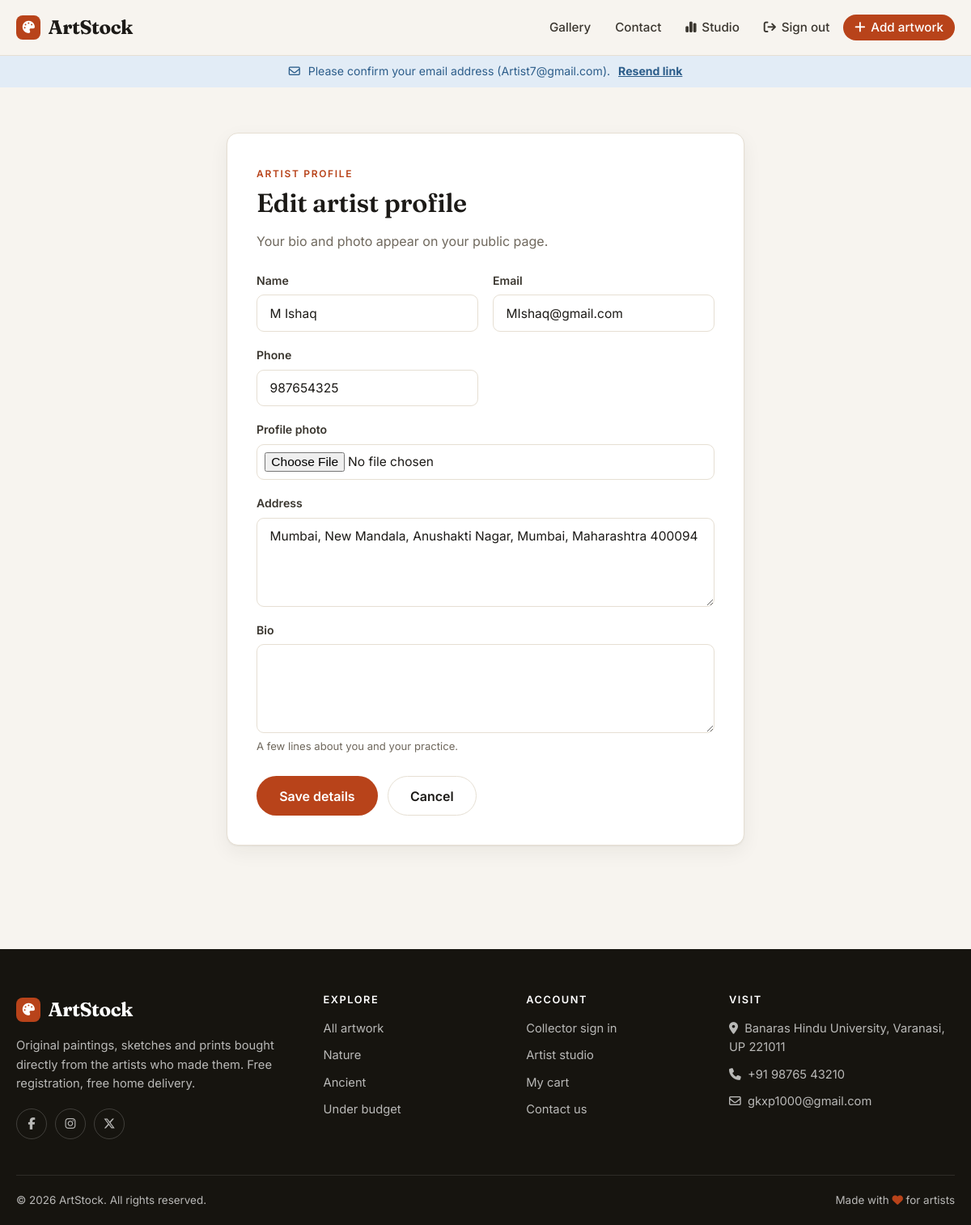
The page /artist/update/10 (signed in) on the database its author committed.
### stock/models.py (models this page shows, shortened)
class User(AbstractUser):
	is_customer = models.BooleanField(default=False)
	is_artist = models.BooleanField(default=False)
	email_verified = models.BooleanField(default=False)

class Artist(models.Model):
	user = models.OneToOneField(settings.AUTH_USER_MODEL, on_delete=models.CASCADE)
	name = models.CharField(max_length=50, blank=False)
	email = models.EmailField(max_length=254, blank=False)
	phone = models.CharField(max_length=15)
	address = models.TextField()
	date = models.DateField(default=datetime.date.today)
	bio = models.TextField(blank=True, help_text='A few lines about you and your practice.')
	photo = models.ImageField(upload_to='artists/', blank=True)

### stock/views.py (the view)
# urls.py: path('artist/update/<int:id>', views.updateartist, name='aupdate'),
@artist_required
def updateartist(request, id=None):
    form = ArtistForm(request.POST or None, request.FILES or None, instance=request.user.artist)
    if request.method == 'POST' and form.is_valid():
        form.save()
        messages.success(request, 'Profile updated.')
        return redirect('aprofile')
    return render(request, 'artist_profile_form.html', {'form': form, 'title': 'Edit artist profile',
                                                        'subtitle': 'Your bio and photo appear on your public page.'})

### stock/forms.py
class ArtistForm(StyledFormMixin, forms.ModelForm):
	class Meta:
		model = Artist
		fields = ['name', 'email', 'phone', 'photo', 'address', 'bio']
		labels = {'photo': 'Profile photo'}
		widgets = {
			'address': forms.Textarea(attrs={'rows': 3}),
			'bio': forms.Textarea(attrs={'rows': 4}),
		}

### stock/context_processors.py (called while the page is built)
def cart_count(request):
	user = getattr(request, 'user', None)
	if not user or not user.is_authenticated or not user.is_customer:
		return {'cart_count': 0}
	customer = getattr(user, 'customer', None)
	if customer is None:
		return {'cart_count': 0}
	return {'cart_count': Order.objects.filter(orderedBy=customer, status=Order.ORDER_STATE_WAITING).count()}

### stock/views.py (called while the page is built)
def artist_required(view):
    @wraps(view)
    def wrapper(request, *args, **kwargs):
        user = request.user
        if not user.is_authenticated:
            return _redirect_to_login(request, 'login_artist', 'Please sign in as an artist to continue.')
        if not user.is_artist:
            messages.error(request, 'That page is only for artist accounts.')
            return redirect('index')
        if not hasattr(user, 'artist'):
            messages.info(request, 'Complete your artist profile first.')
            return redirect('acreate')
        return view(request, *args, **kwargs)
    return wrapper

### stock/template/artist_profile_form.html
{% extends 'profileform.html' %}
{% block eyebrow %}Artist profile{% endblock eyebrow %}
{% block cancel_url %}{% if user.artist %}{% url 'aprofile' %}{% else %}{% url 'index' %}{% endif %}{% endblock cancel_url %}

### stock/template/built.html (shortened to what this page needs)
{% load static %}<!doctype html>
<html lang="en">
<head>
  <link rel="stylesheet" href="https://cdnjs.cloudflare.com/ajax/libs/font-awesome/6.5.2/css/all.min.css">
  <link rel="stylesheet" href="{% static 'css/artstock.css' %}">
</head>
<body>
  <header class="nav">
    <div class="container nav-inner">
      <a href="{% url 'index' %}" class="brand"><span class="brand-mark"><i class="fa-solid fa-palette"></i></span>ArtStock</a>
      {% with url_name=request.resolver_match.url_name %}
      <ul class="nav-links" id="navLinks">
        <li><a href="{% url 'index' %}" class="{% if url_name == 'index' %}active{% endif %}">Gallery</a></li>
        <li><a href="{% url 'ContactUs' %}" class="{% if url_name == 'ContactUs' %}active{% endif %}">Contact</a></li>
        {% if user.is_authenticated and user.is_customer %}
          <li><a href="{% url 'wishlist' %}" class="{% if url_name == 'wishlist' %}active{% endif %}" aria-label="Wishlist"><i class="fa-regular fa-heart"></i> Saved</a></li>
          <li><a href="{% url 'Cart' %}" class="{% if url_name == 'Cart' %}active{% endif %}"><i class="fa-solid fa-bag-shopping"></i> Cart {% if cart_count %}<span class="badge">{{ cart_count }}</span>{% endif %}</a></li>
          <li><a href="{% url 'profile' %}" class="{% if url_name == 'profile' %}active{% endif %}"><i class="fa-regular fa-user"></i> {{ user.username }}</a></li>
          <li><a href="{% url 'logouts' %}"><i class="fa-solid fa-arrow-right-from-bracket"></i> Sign out</a></li>
        {% elif user.is_authenticated and user.is_artist %}
          <li><a href="{% url 'aprofile' %}" class="{% if url_name == 'aprofile' %}active{% endif %}"><i class="fa-solid fa-chart-simple"></i> Studio</a></li>
          <li><a href="{% url 'logouts' %}"><i class="fa-solid fa-arrow-right-from-bracket"></i> Sign out</a></li>
          <li><a href="{% url 'addart' %}" class="btn btn-primary btn-sm"><i class="fa-solid fa-plus"></i> Add artwork</a></li>
        {% elif user.is_authenticated %}
          {% if user.is_staff %}<li><a href="{% url 'admin:index' %}">Admin</a></li>{% endif %}
          <li><a href="{% url 'logouts' %}">Sign out</a></li>
        {% else %}
          <li><a href="{% url 'login_artist' %}" class="{% if url_name == 'login_artist' %}active{% endif %}">For artists</a></li>
          <li><a href="{% url 'login_customer' %}" class="btn btn-primary btn-sm">Sign in</a></li>
        {% endif %}
      </ul>
      {% endwith %}
    </div>
  </header>
  {% if user.is_authenticated and not user.email_verified and not user.is_staff and user.email %}
  <div class="verify-bar">
    <div class="container row" style="justify-content:center;gap:10px">
      <i class="fa-regular fa-envelope"></i>
      <span>Please confirm your email address ({{ user.email }}).</span>
      <form method="post" action="{% url 'resend_verification' %}">{% csrf_token %}<input type="hidden" name="next" value="{{ request.get_full_path }}"><button class="link-btn">Resend link</button></form>
    </div>
  </div>
  {% endif %}
  <main>{% block content %}{% endblock content %}</main>
  {% block footer %}
  <footer class="footer">
    <div class="container">
      <div class="footer-grid">
        <div>
          <a href="{% url 'index' %}" class="brand"><span class="brand-mark"><i class="fa-solid fa-palette"></i></span>ArtStock</a>
          <p>Original paintings, sketches and prints bought directly from the artists who made them. Free registration, free home delivery.</p>
          <div class="socials">
            <a href="#" aria-label="Facebook"><i class="fa-brands fa-facebook-f"></i></a>
            <a href="#" aria-label="Instagram"><i class="fa-brands fa-instagram"></i></a>
            <a href="#" aria-label="X"><i class="fa-brands fa-x-twitter"></i></a>
          </div>
        </div>
        <div>
          <h4>Explore</h4>
          <ul>
            <li><a href="{% url 'index' %}#gallery">All artwork</a></li>
            <li><a href="{% url 'index' %}?category=Natures#gallery">Nature</a></li>
            <li><a href="{% url 'index' %}?category=Ancient#gallery">Ancient</a></li>
            <li><a href="{% url 'index' %}?sort=price_low#gallery">Under budget</a></li>
          </ul>
        </div>
        <div>
          <h4>Account</h4>
          <ul>
            <li><a href="{% url 'login_customer' %}">Collector sign in</a></li>
            <li><a href="{% url 'login_artist' %}">Artist studio</a></li>
            <li><a href="{% url 'Cart' %}">My cart</a></li>
            <li><a href="{% url 'ContactUs' %}">Contact us</a></li>
          </ul>
        </div>
        <div>
          <h4>Visit</h4>
          <ul>
            <li><i class="fa-solid fa-location-dot"></i>&nbsp; Banaras Hindu University, Varanasi, UP 221011</li>
            <li><i class="fa-solid fa-phone"></i>&nbsp; <a href="tel:+919876543210">+91 98765 43210</a></li>
            <li><i class="fa-regular fa-envelope"></i>&nbsp; <a href="mailto:gkxp1000@gmail.com">gkxp1000@gmail.com</a></li>
          </ul>
        </div>
      </div>
      <div class="footer-bottom">
        <span>© {% now "Y" %} ArtStock. All rights reserved.</span>
        <span>Made with <i class="fa-solid fa-heart" style="color:var(--accent)"></i> for artists</span>
      </div>
    </div>
  </footer>
  {% endblock footer %}
</body>
</html>

### stock/template/partials/form_fields.html (shortened to what this page needs)
<div class="form-grid">
  {% for field in form %}
  <div class="field{% if field.errors %} has-error{% endif %}{% if field.widget_type == 'textarea' or field.widget_type == 'clearablefile' or field.widget_type == 'multiplefile' %} span-2{% endif %}">
    <label for="{{ field.id_for_label }}">{{ field.label }}</label>
    {{ field }}
    {% if field.help_text %}<span class="help">{{ field.help_text|safe }}</span>{% endif %}
  </div>
  {% endfor %}
</div>

### rows shown on the page
User: email "Artist7@gmail.com"
Artist: form "M Ishaq" "MIshaq@gmail.com" "987654325" "Mumbai, New Mandala, Anushakti Nagar, Mumbai, Maharashtra 400094"

### other values the page prints
{{ title }} "Edit artist profile"
{{ subtitle }} "Your bio and photo appear on your public page."
{{ field.label }} "Name" "Email" "Phone" "Profile photo" "Address" "Bio"
{{ field.help_text|safe }} "A few lines about you and your practice."
